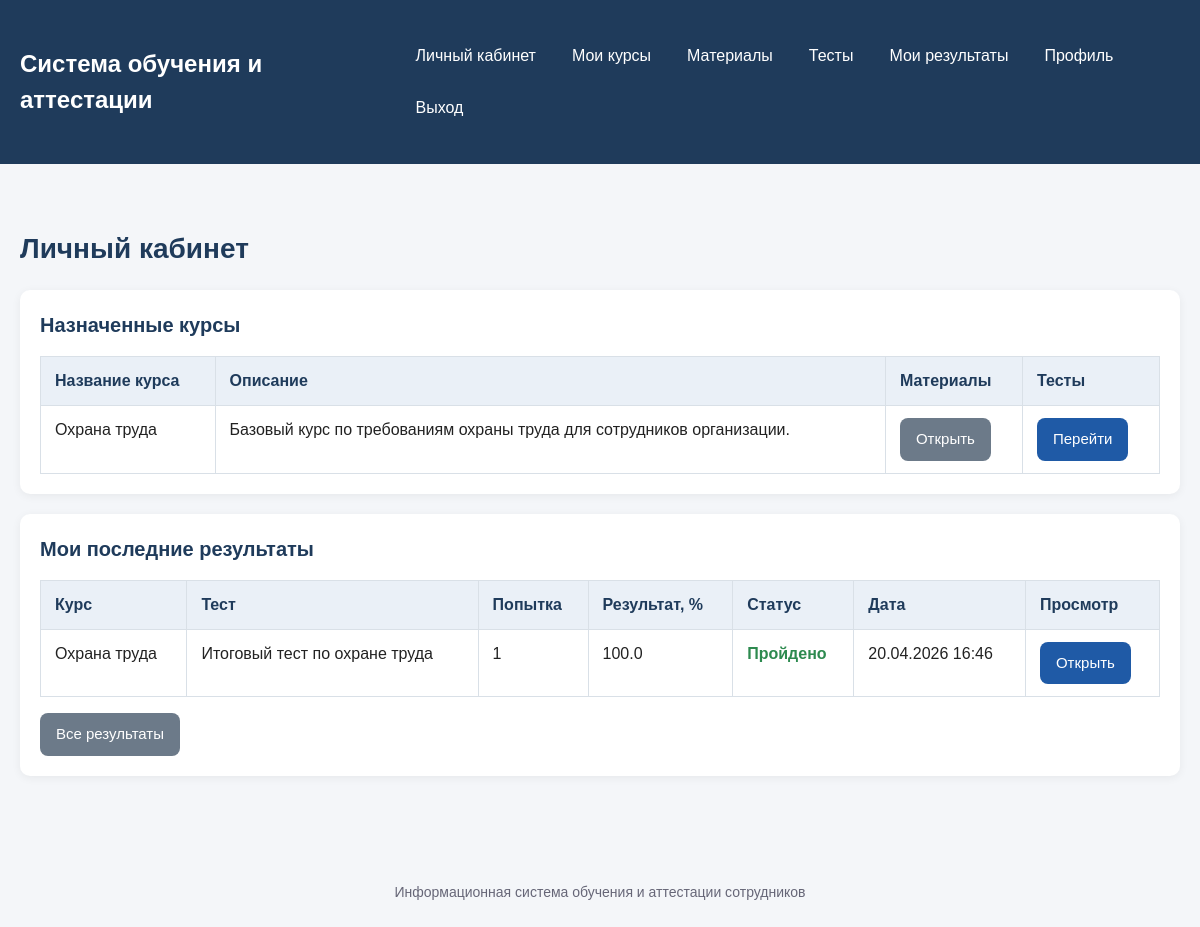
/dashboard (signed in), run on the app's committed database.
### models.py (models this page shows, shortened)
class Course(db.Model):
    __tablename__ = "courses"
    id = db.Column(db.Integer, primary_key=True)
    title = db.Column(db.String(200), nullable=False)
    description = db.Column(db.Text)
    materials = db.relationship(
        "Material",
        back_populates="course",
        cascade="all, delete-orphan"
    )
    tests = db.relationship(
        "Test",
        back_populates="course",
        cascade="all, delete-orphan"
    )
    assignments = db.relationship(
        "CourseAssignment",
        back_populates="course",
        cascade="all, delete-orphan"
    )

class Attempt(db.Model):
    __tablename__ = "attempts"
    id = db.Column(db.Integer, primary_key=True)
    attempt_number = db.Column(db.Integer, nullable=False, default=1)
    correct_answers = db.Column(db.Integer, nullable=False, default=0)
    total_questions = db.Column(db.Integer, nullable=False, default=0)
    score_percent = db.Column(db.Float, nullable=False, default=0.0)
    status = db.Column(db.String(30), nullable=False, default="Не пройдено")
    started_at = db.Column(db.DateTime, default=datetime.utcnow, nullable=False)
    finished_at = db.Column(db.DateTime)
    user_id = db.Column(
        db.Integer,
        db.ForeignKey("users.id", ondelete="CASCADE"),
        nullable=False
    )
    test_id = db.Column(
        db.Integer,
        db.ForeignKey("tests.id", ondelete="CASCADE"),
        nullable=False
    )
    user = db.relationship("User", back_populates="attempts")
    test = db.relationship("Test", back_populates="attempts")
    answers = db.relationship(
        "AttemptAnswer",
        back_populates="attempt",
        cascade="all, delete-orphan",
        order_by="AttemptAnswer.id.asc()"
    )

class Test(db.Model):
    __tablename__ = "tests"
    id = db.Column(db.Integer, primary_key=True)
    title = db.Column(db.String(200), nullable=False)
    description = db.Column(db.Text)
    pass_score = db.Column(db.Integer, nullable=False, default=70)
    question_count = db.Column(db.Integer, nullable=False, default=10)
    max_attempts = db.Column(db.Integer, nullable=False, default=3)
    is_active = db.Column(db.Boolean, default=True, nullable=False)
    course_id = db.Column(
        db.Integer,
        db.ForeignKey("courses.id", ondelete="CASCADE"),
        nullable=False
    )
    course = db.relationship("Course", back_populates="tests")
    questions = db.relationship(
        "Question",
        back_populates="test",
        cascade="all, delete-orphan",
        order_by="Question.id.asc()"
    )
    attempts = db.relationship(
        "Attempt",
        back_populates="test",
        cascade="all, delete-orphan"
    )

### app.py (the view, shortened to what this page needs)
@app.route("/dashboard")
@login_required
def dashboard():
    user = current_user()
    assignments = CourseAssignment.query.filter_by(user_id=user.id).all()
    assigned_courses = [assignment.course for assignment in assignments]
    my_attempts = (
        Attempt.query.filter_by(user_id=user.id)
        .order_by(Attempt.finished_at.desc().nullslast())
        .all()
    )
    return render_template(
        "dashboard.html",
        assigned_courses=assigned_courses,
        my_attempts=my_attempts,
    )

### app.py (called while the page is built)
def current_user():
    user_id = session.get("user_id")
    if not user_id:
        return None
    return db.session.get(User, user_id)

@app.context_processor
def inject_user():
    return {"current_user": current_user()}

def login_required(view_func):
    @wraps(view_func)
    def wrapper(*args, **kwargs):
        if not current_user():
            flash("Сначала войдите в систему.", "warning")
            return redirect(url_for("login"))
        return view_func(*args, **kwargs)
    return wrapper

### templates/dashboard.html (shortened to what this page needs)
{% extends "base.html" %}
{% block content %}
    <h1 class="page-title">Личный кабинет</h1>
    {% if current_user.role == 'admin' %}
        <div class="cards">
            <div class="card">
                <h3>Пользователи</h3>
                <p>{{ users_count }}</p>
            </div>
            <div class="card">
                <h3>Курсы</h3>
                <p>{{ courses_count }}</p>
            </div>
            <div class="card">
                <h3>Тесты</h3>
                <p>{{ tests_count }}</p>
            </div>
            <div class="card">
                <h3>Попытки</h3>
                <p>{{ attempts_count }}</p>
            </div>
        </div>
        <section class="section">
            <h2 class="section-title">Быстрый доступ</h2>
            <div class="actions">
                <a href="{{ url_for('users') }}" class="btn btn-primary">Пользователи</a>
                <a href="{{ url_for('courses') }}" class="btn btn-primary">Курсы</a>
                <a href="{{ url_for('materials') }}" class="btn btn-primary">Материалы</a>
                <a href="{{ url_for('tests') }}" class="btn btn-primary">Тесты</a>
                <a href="{{ url_for('questions') }}" class="btn btn-primary">Вопросы</a>
                <a href="{{ url_for('reports') }}" class="btn btn-primary">Отчёты</a>
            </div>
        </section>
    {% else %}
        <section class="section">
            <h2 class="section-title">Назначенные курсы</h2>
            {% if assigned_courses %}
                <div class="table-wrapper">
                    <table>
                        <thead>
                            <tr>
                                <th>Название курса</th>
                                <th>Описание</th>
                                <th>Материалы</th>
                                <th>Тесты</th>
                            </tr>
                        </thead>
                        <tbody>
                            {% for course in assigned_courses %}
                                <tr>
                                    <td>{{ course.title }}</td>
                                    <td>{{ course.description or '—' }}</td>
                                    <td>
                                        <a href="{{ url_for('materials', course_id=course.id) }}" class="btn btn-secondary">
                                            Открыть
                                        </a>
                                    </td>
                                    <td>
                                        <a href="{{ url_for('tests', course_id=course.id) }}" class="btn btn-primary">
                                            Перейти
                                        </a>
                                    </td>
                                </tr>
                            {% endfor %}
                        </tbody>
                    </table>
                </div>
            {% else %}
                <p>Вам пока не назначены курсы.</p>
            {% endif %}
        </section>
        <section class="section">
            <h2 class="section-title">Мои последние результаты</h2>
            {% if my_attempts %}
                <div class="table-wrapper">
                    <table>
                        <thead>
                            <tr>
                                <th>Курс</th>
                                <th>Тест</th>
                                <th>Попытка</th>
                                <th>Результат, %</th>
                                <th>Статус</th>
                                <th>Дата</th>
                                <th>Просмотр</th>
                            </tr>
                        </thead>
                        <tbody>
                            {% for attempt in my_attempts[:5] %}
                                <tr>
                                    <td>{{ attempt.test.course.title }}</td>
                                    <td>{{ attempt.test.title }}</td>
                                    <td>{{ attempt.attempt_number }}</td>
                                    <td>{{ attempt.score_percent }}</td>
                                    <td>
                                        {% if attempt.status == 'Пройдено' %}
                                            <span class="result-status success" style="font-size: 16px; margin: 0;">
                                                {{ attempt.status }}
                                            </span>
                                        {% else %}
                                            <span class="result-status fail" style="font-size: 16px; margin: 0;">
                                                {{ attempt.status }}
                                            </span>
                                        {% endif %}
                                    </td>
                                    <td>
                                        {% if attempt.finished_at %}
                                            {{ attempt.finished_at.strftime('%d.%m.%Y %H:%M') }}
                                        {% else %}
                                            —
                                        {% endif %}
                                    </td>
                                    <td>
                                        <a href="{{ url_for('test_result', attempt_id=attempt.id) }}" class="btn btn-primary">
                                            Открыть
                                        </a>
                                    </td>
                                </tr>
                            {% endfor %}
                        </tbody>
                    </table>
                </div>
                <div class="actions" style="margin-top: 16px;">
                    <a href="{{ url_for('results') }}" class="btn btn-secondary">Все результаты</a>
                </div>
            {% else %}
                <p>Вы ещё не проходили тестирование.</p>
            {% endif %}
        </section>
    {% endif %}
{% endblock %}

### static/css/style.css (style rules this page uses)
* { box-sizing: border-box; margin: 0; padding: 0; }
body { font-family: Arial, sans-serif; background: #f4f6f9; color: #222; line-height: 1.5; }
a { color: #1f5aa6; text-decoration: none; }
.page-title { font-size: 28px; margin-bottom: 20px; color: #1f3b5b; }
.section { background: #ffffff; border-radius: 10px; padding: 20px; margin-bottom: 20px; box-shadow: 0 2px 10px rgba(0, 0, 0, 0.06); }
.section-title { font-size: 20px; margin-bottom: 16px; color: #1f3b5b; }
.table-wrapper { overflow-x: auto; }
table { width: 100%; border-collapse: collapse; background: #ffffff; }
table th, table td { padding: 12px 14px; border: 1px solid #d9e0e7; text-align: left; vertical-align: top; }
table th { background: #eaf0f7; color: #1f3b5b; font-weight: bold; }
.btn { display: inline-block; padding: 10px 16px; border: none; border-radius: 8px; cursor: pointer; font-size: 15px; text-align: center; text-decoration: none; transition: 0.2s ease; }
.btn-primary { background: #1f5aa6; color: #ffffff; }
.btn-secondary { background: #6c7a89; color: #ffffff; }
.actions { display: flex; flex-wrap: wrap; gap: 8px; }
.result-status { font-size: 20px; font-weight: bold; margin-bottom: 12px; }
.result-status.success { color: #2d8a4f; }

### data on the page
Course: title "Охрана труда", description "Базовый курс по требованиям охраны труда для сотрудников организации."
Attempt: test.course "Охрана труда", test "Итоговый тест по охране труда", attempt_number "1", score_percent "100.0", status "Пройдено", finished_at "20.04.2026 16:46"
